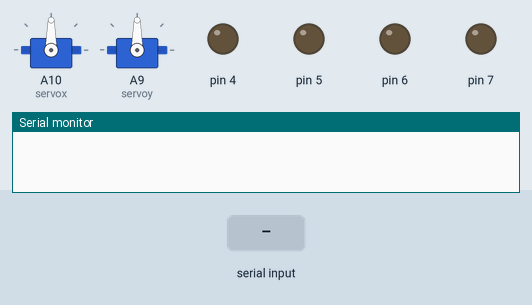
A sketch run on a simulated Arduino Mega 2560, built with avr-gcc and run on an emulated ATmega2560. Shown: 2 × servo, output pins drawn as LEDs (lit = HIGH), the last lines printed to the serial monitor. Inputs (shaded band) come from the test bench.

Above: at 1.2 s.
1.3 s: "M90\n" received over the second serial link
At 2.4 s:
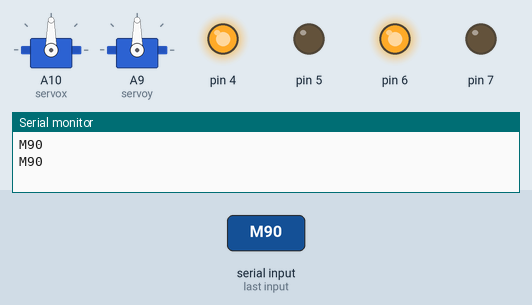
2.8 s: "H90\n" received over the second serial link
At 3.5 s:
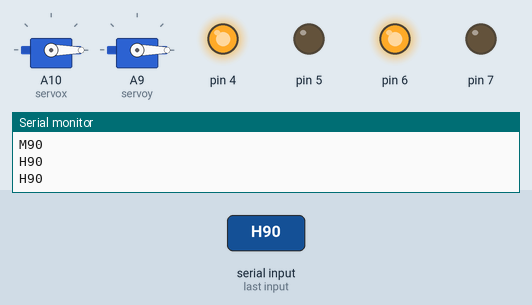
4.3 s: "M:90,45\n" received over the second serial link
At 4.7 s:
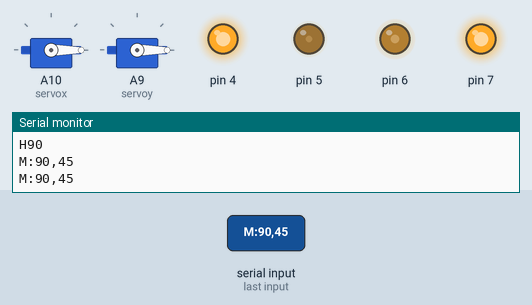
5.8 s: "M,45\n" received over the second serial link
At 7.0 s:
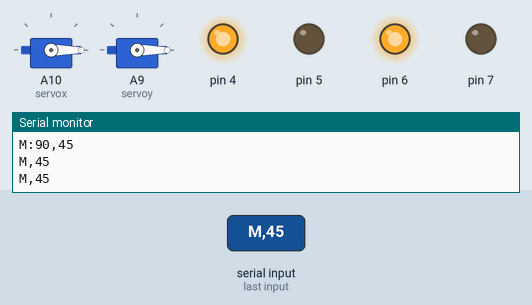
7.3 s: "H:90,45\n" received over the second serial link
At 8.2 s:
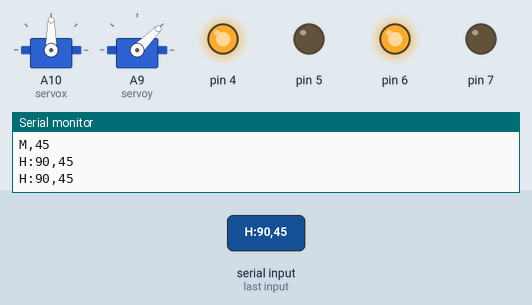
8.8 s: "H\n" received over the second serial link
At 9.3 s:
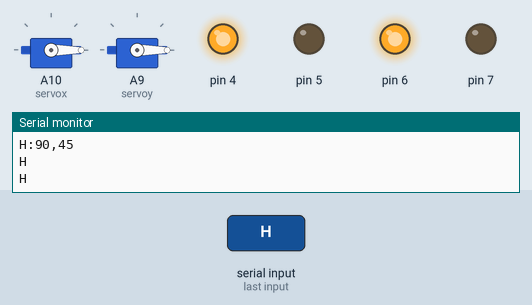
Timing chart, 0 to 11.3 s (numbered marks = the images above; inputs shaded):
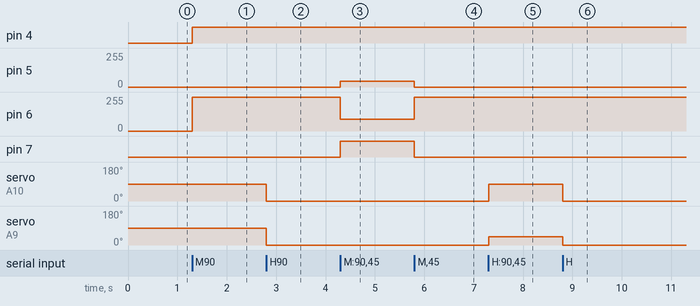

The sketch:

firmware.ino
```cpp
#include <SoftwareSerial.h>
#include <Wire.h>
#include <String.h>
#include <OneWire.h>
#include "Servo.h"

#define NC -1
#define NUM_QUERYLIST 10

#define SLOT1 0
#define SLOT2 1

#define PORT_1 				0x01
#define PORT_2 				0x02
#define PORT_3 				0x03
#define PORT_4 				0x04
#define PORT_5 				0x05
#define PORT_6 				0x06
#define PORT_7 				0x07
#define PORT_8 				0x08
#define M1     				0x09
#define M2     				0x0a

#define NOP __asm__("nop\n\t")
#define HIGH0 *P_RGB = PINON;*P_RGB = PINOFF;
#define HIGH1 *P_RGB = PINON;NOP;NOP;NOP;NOP;*P_RGB = PINOFF;

#define buzzerOn()  DDRE |= 0x04,PORTE |= B00000100
#define buzzerOff() DDRE |= 0x04,PORTE &= B11111011

#if defined(__AVR_ATmega32U4__) //MeBaseBoard use ATmega32U4 as MCU
unsigned char mePort[11][2] = {{NC, NC}, {11, A8}, {13, A11}, {A10, A9}, {1, 0},
    {MISO, SCK}, {A0, A1}, {A2, A3}, {A4, A5}, {6, 7}, {5, 4}
};
#else // else ATmega328
unsigned char mePort[11][2] = {{NC, NC}, {11, 10}, {3, 9}, {12, 13}, {8, 2},
    {NC, NC}, {A2, A3}, {NC, A1}, {NC, A0}, {6, 7}, {5, 4}
};
#endif

Servo servox,servoy;

void doDcRun(char port, int speed)
{
  char dpin,apin;
  dpin = mePort[port][1]; // digit pin
  apin = mePort[port][0]; // analog pin

  speed = speed > 255 ? 255 : speed;
  speed = speed < -255 ? -255 : speed;

  if(speed >= 0) {
    pinMode(dpin, OUTPUT);
    digitalWrite(dpin, HIGH);
    analogWrite(apin, speed);
  } else {
    pinMode(dpin, OUTPUT);
    digitalWrite(dpin, LOW);
    analogWrite(apin, -speed);
  }
}

void parseCmd(char * cmd){
  Serial.println(cmd);
  if(cmd[0]=='M'){
    int spd0,spd1;
    sscanf(cmd,"M:%d,%d\n",&spd0,&spd1);
    doDcRun(M1,spd0);
    doDcRun(M2,spd1);
  }else if(cmd[0]=='H'){
    int pos0,pos1;
    sscanf(cmd,"H:%d,%d\n",&pos0,&pos1);
    servox.write(pos0);
    servoy.write(pos1);
  }

}


void setup() {
  Serial.begin(115200);
  Serial1.begin(115200);
  servox.attach(A10);
  servoy.attach(A9);
  servox.write(90);
  servoy.write(90);
}

char buf[64];
char bufIndex=0;
void loop() {
  if(Serial1.available()){
    char c = Serial1.read();
    Serial.write(c);
    buf[bufIndex++]=c;
    if(c=='\n'){
      parseCmd(buf);
      bufIndex = 0;
      memset(buf,0,64);
    }
  }

}
```

Measured:
- after the input at 1.3 s, pin 4: LOW → HIGH at once; pin 6: 0/255 → 255/255 at once
- after the input at 2.8 s, servo on A10 (servox), servo on A9 (servoy): 90° → 0° at once
- after the input at 4.3 s, pin 5: 0/255 → 45/255 at once; pin 6: 255/255 → 90/255 at once; pin 7: LOW → HIGH at once
- after the input at 5.8 s, pin 5: 45/255 → 0/255 at once; pin 6: 90/255 → 255/255 at once; pin 7: HIGH → LOW at once
- after the input at 7.3 s, servo on A10 (servox): 0° → 90° at once; servo on A9 (servoy): 0° → 45° at once
- after the input at 8.8 s, servo on A10 (servox): 90° → 0° at once; servo on A9 (servoy): 45° → 0° at once
